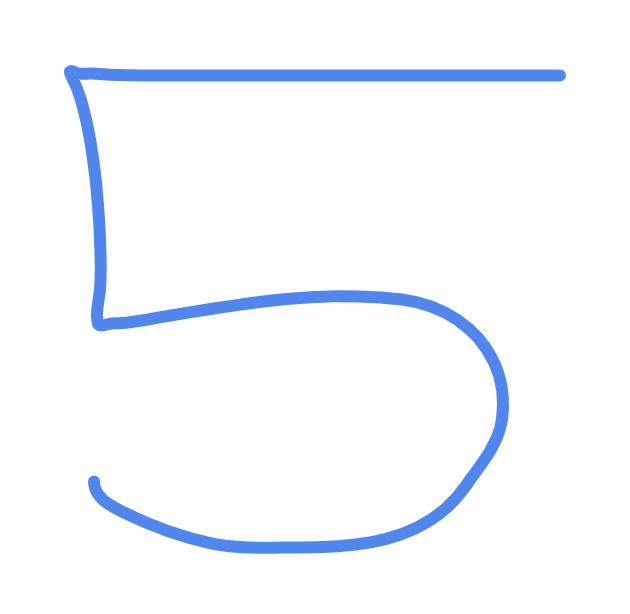
#> input picture nbs/my_img.png, 630 x 614 px
$ python convolutions.py --image ../nbs/my_img.png
#> lines starting #> are read from the running program, lines starting #| are printed output that depends on the picture
#!/home/knielbo/virtenvs/cv/bin/python
"""
Implementation of convolutions
"""
from skimage.exposure import rescale_intensity
import numpy as np
import argparse
import cv2


def convolve(image, K):
    # grab spatial dimensions of image and kernel
    (iH, iW) = image.shape[:2]
    (kH, kW) = K.shape[:2]

    # allocate memory for the output image
    # create padding on the borders in order to keep the spatial size constant
    pad = (kW - 1) // 2
    image = cv2.copyMakeBorder(image, pad, pad, pad, pad, cv2.BORDER_REPLICATE)
    output = np.zeros((iH, iW), dtype="float")

    # loop over input image, "sliding" the kernel across
    # each (x, y)-coordinate from left-to-right and top-to-bottom
    for y in np.arange(pad, iH + pad):
        for x in np.arange(pad, iW + pad):
            # extract ROI by extracting the center of the region of
            # the current (x, y)-coordinates dimensions
            roi = image[y-pad : y+pad+1, x-pad : x+pad+1]

            # perform the convolution by taking the element-wise
            # multiplication between the ROI and the kernel, then
            # summing the matrix
            k = (roi * K).sum()

            # store convolved value in the output (x, y)-coordinate
            # of the output image
            output[y-pad, x-pad] = k

    # rescale output to [0, 255]
    output = rescale_intensity(output, in_range=(0, 255))
    output = (output * 255).astype("uint8")

    return output


def main():
    ap = argparse.ArgumentParser()
    ap.add_argument("-i", "--image", required=True, help="path to input image")
    args = vars(ap.parse_args())

    # construct average blurring kernels to smooth an image
    smallBlur = np.ones((7, 7), dtype="float") * (1. / (7 * 7))
    largeBlur = np.ones((21, 21), dtype="float") * (1. / (21 * 21))

    # sharpening filter
    sharpen = np.array((
        [0, -1, 0],
        [-1, 5, -1],
        [0, -1, 0]), dtype="int")
    # Laplacian kernel to detect edge-like regions
    laplacian = np.array((
        [0, 1, 0],
        [1, -4, 1],
        [0, 1, 0]), dtype="int")
    # Sobel kernel for horizontal edge-like regions
    sobelX = np.array((
        [-1, 0, 1],
        [-2, 0, 2],
        [-1, 0, 1]), dtype="int")
    # Sobel kernel for vertical edge-like regions
    sobelY = np.array((
        [-1, -2, -1],
        [0, 0, 0],
        [1, 2, 1]), dtype="int")
    # emboss kernel, each pixel of an image is replaced either by a highlight or
    # a shadow, depending on light/dark boundaries on the original image
    emboss = np.array((
        [-2, -1, 0],
        [-1, 1, 1],
        [0, 1, 2]), dtype="int")

    # kernel bank
    kernelBank = (
        ("small_blur", smallBlur),
        ("large_blur", largeBlur),
        ("sharpen", sharpen),
        ("laplacian", laplacian),
        ("sobel_x", sobelX),
        ("sobel_y", sobelY),
        ("emboss", emboss)
        )

    image = cv2.imread(args["image"])
#> image is the input picture: shape (614, 630, 3); mean B, G, R 254, 248.5, 245.7
    gray = cv2.cvtColor(image, cv2.COLOR_BGR2GRAY)
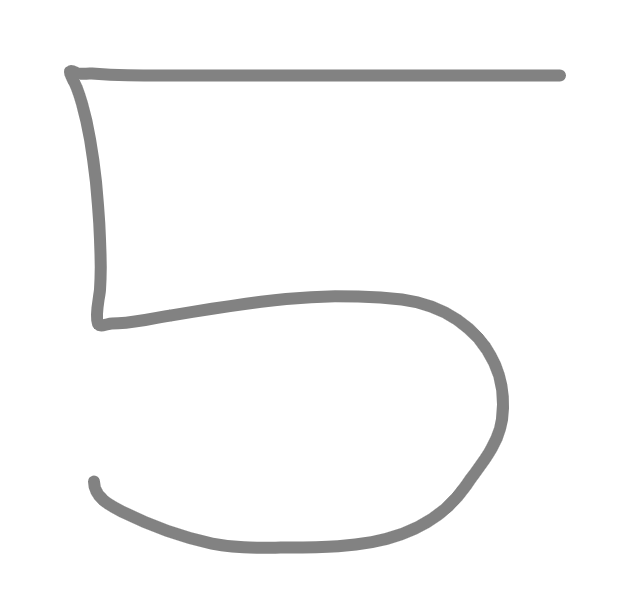
#> gray: shape (614, 630); min 130, max 255, mean 248.3

    # loop over kernels in kernel bank
    for (kernelName, K) in kernelBank:
        # apply kernel to grayscale image using both
        # custom convolve func and OpenCV's filter2D fund
        print("[INFO] applying {} kernel".format(kernelName))
        convolveOutput = convolve(gray, K)
        opencvOutput = cv2.filter2D(gray, -1, K)

        # show images
        cv2.imshow("original", gray)
        cv2.imshow("{} - concolve".format(kernelName), convolveOutput)
        cv2.imshow("{} - opencv".format(kernelName), opencvOutput)
        cv2.waitKey(0)
        cv2.destroyAllWindows()
#> this loop made 7 passes
#> pass 1, in convolve, `image = cv2.copyMakeBorder(image, pad, pad, pad, pad, cv2.BORDER_REPLI..`:
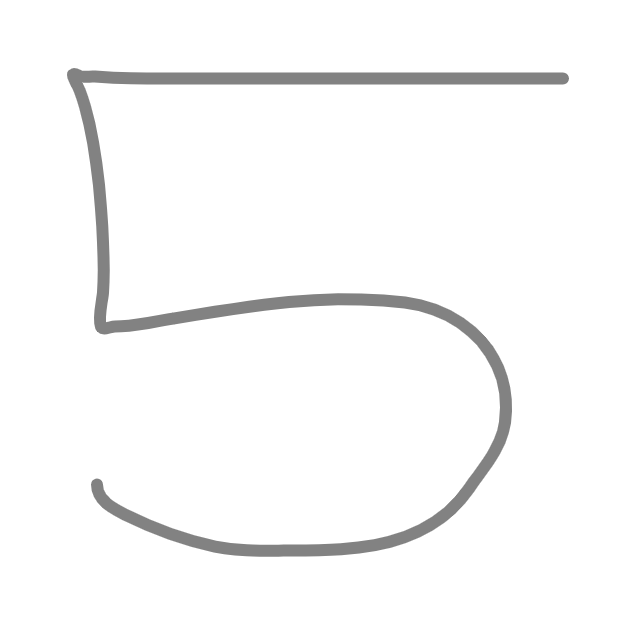
#> image: shape (620, 636); min 130, max 255, mean 248.4
#> pass 1, in main, `convolveOutput = convolve(gray, K)`:
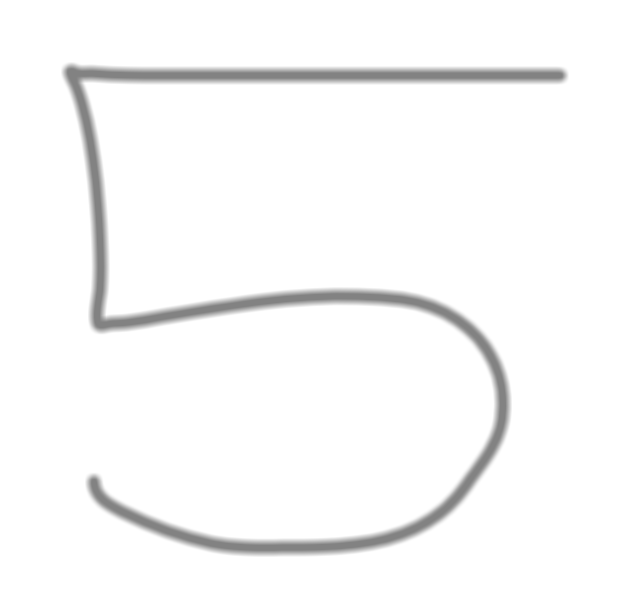
#> convolveOutput: shape (614, 630); min 130, max 255, mean 248.3
#> pass 2, in convolve (call 2), `image = cv2.copyMakeBorder(image, pad, pad, pad, pad, cv2.BORDER_REPLI..`:
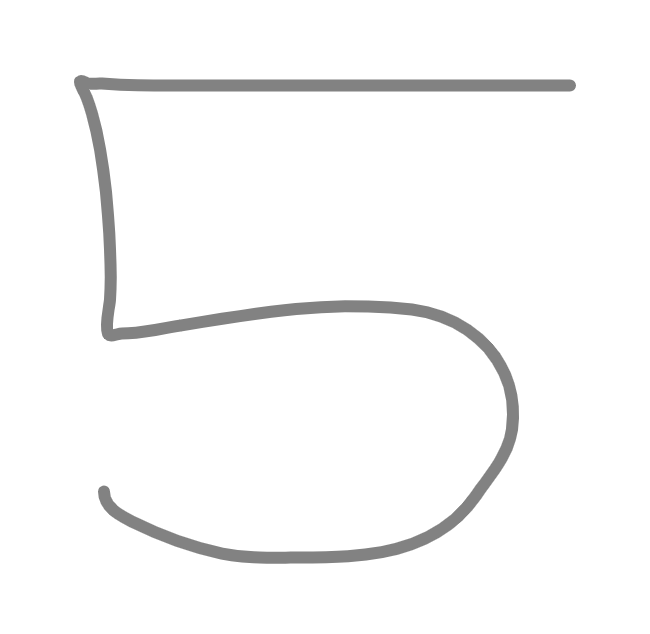
#> image: shape (634, 650); min 130, max 255, mean 248.7


if __name__=="__main__":
    main()
